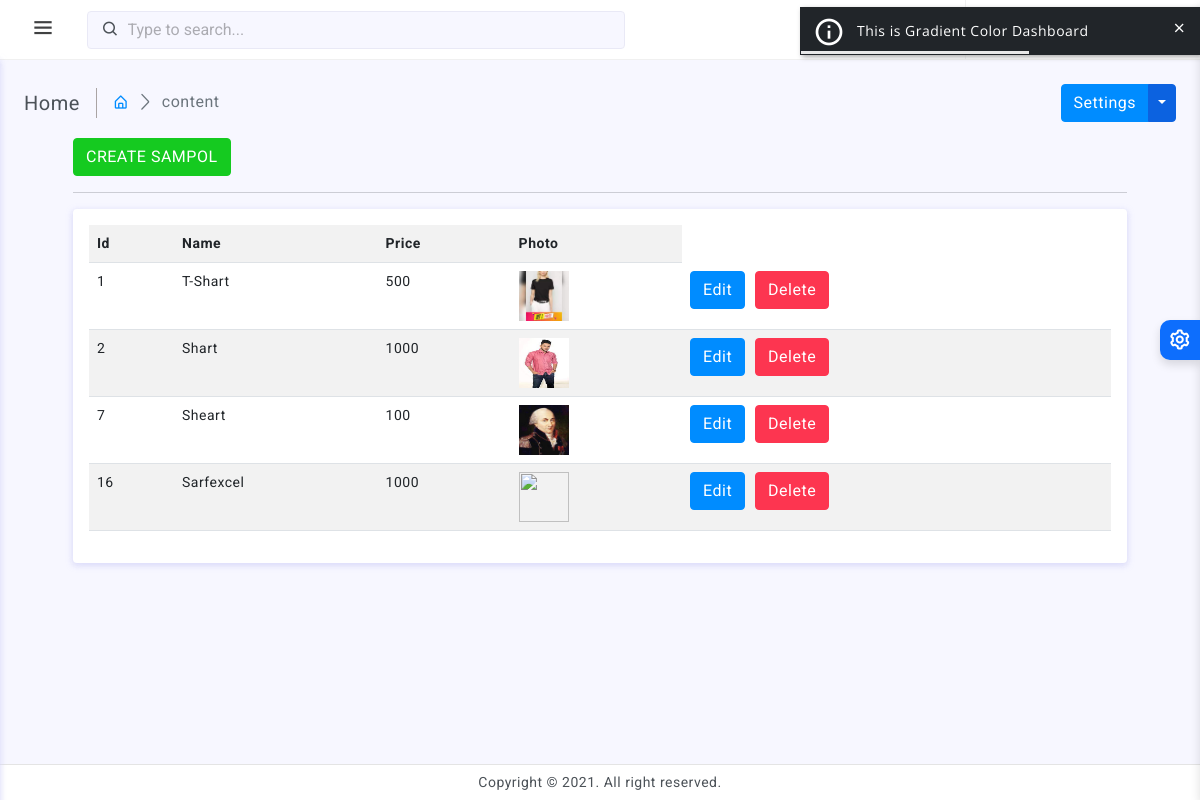
Page /manage-sampol (signed in) on the committed database.
### tables this page shows
CREATE TABLE `samples` (
  `id` int(40) PRIMARY key AUTO_INCREMENT ,
  `name` varchar(100) NOT NULL,
  `price` varchar(100) NOT NULL
);

### lib/sample_class.php (the view, shortened to what this page needs)
<?php
class Sample{
	static function manage_samples(){
		global $db;
		$result=$db->query("select id,name,price from samples ");
		$html="<table class='table table-striped table-hover'>";
		$html.="<tr><th>Id</th><th>Name</th><th>Price</th><th>Photo</th></tr>";
		while(list($id,$name,$price)=$result->fetch_row()){
			$action_buttons="<div class='clearfix'>";
			$action_buttons.=action_button(["id"=>$id,"name"=>"Edit","value"=>"Edit","class"=>"primary","url"=>"edit-sample"]);
			$action_buttons.=action_button(["id"=>$id,"name"=>"Delete","value"=>"Delete","class"=>"danger","url"=>"manage-sampol"]);
			$action_buttons.="</div>";
			$html.="<tr><td>$id</td><td>$name</td><td>$price</td><td> <img src='img/upload/$id.jpg'style='width:50px;height:50px'> </td><td>$action_buttons</td></tr>";
		}
		$html.="</table>";
		return $html;
	}
}
?>

### assets/css/app.css (style rules this page uses)
body { font-size: 14px; color: #4c5258; letter-spacing: 0.5px; background-color: #f7f7ff; font-family: 'Roboto', sans-serif; }

### rows in the picture
samples: id "1", name "T-Shart", price "500"
samples: id "2", name "Shart", price "1000"
samples: id "7", name "Sheart", price "100"
samples: id "16", name "Sarfexcel", price "1000"

### other values in the picture
$title "Home"
$link["name"] "content"
